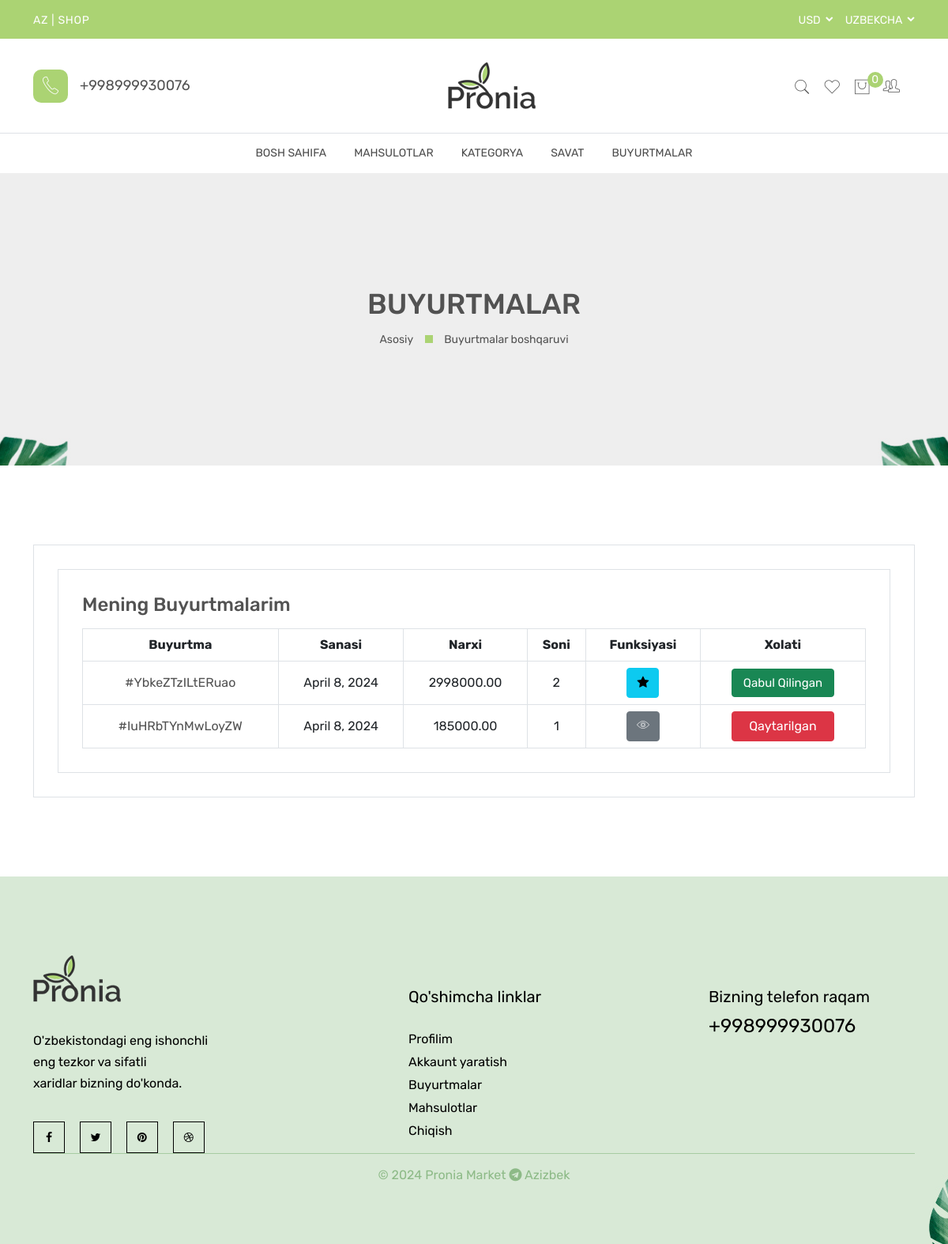
The page /order_list (signed in) on the database its author committed.
### main/models.py (models this page shows, shortened)
class CodeGenerate(models.Model):
    code = models.CharField(max_length=255, blank=True, unique=True)
    class Meta:
        abstract = True

class Cart(CodeGenerate):
    user = models.ForeignKey(User, on_delete=models.SET_NULL, null=True)
    status = models.IntegerField(
        choices=(
            (1, 'No Faol'),
            (2, "Yo'lda"),
            (3, 'Qaytarilgan'),
            (4, 'Qabul qilingan')
        ),
        default=1
    )
    date = models.DateField(null=True, blank=True, auto_now_add=True)
    @property
    def total(self):
        count = 0
        queryset = CartProduct.objects.filter(cart=self)
        for item in queryset:
            count += item.count
        return count
    @property
    def price(self):
        queryset = CartProduct.objects.filter(cart=self)
        total = 0
        for item in queryset:
            if item.product:  # Check if product exists before accessing attributes
                if item.product.discount_price:
                    total += item.count * item.product.discount_price
                else:
                    total += item.count * item.product.price
        return total

class CartProduct(models.Model):
    product = models.ForeignKey(Product, on_delete=models.SET_NULL, null=True)
    cart = models.ForeignKey(Cart, on_delete=models.CASCADE)
    count = models.IntegerField()

class Product(CodeGenerate):
    category = models.ForeignKey(Category, on_delete=models.CASCADE)
    name = models.CharField(max_length=255)
    body = models.TextField()
    price = models.DecimalField(decimal_places=2, max_digits=10)  # +
    discount_price = models.DecimalField(decimal_places=2, max_digits=10,
                                         blank=True, null=True)  # +
    banner_img = models.ImageField(upload_to='banner-img')
    quantity = models.IntegerField()
    delivery = models.BooleanField(default=False)  # +

### main/front/views.py (the view)
# urls.py: path('order_list', views.order_list, name='order_list'),
@login_required(login_url='auth:sign-in')
def order_list(request):
    categorys = models.Category.objects.all()
    queryset = models.Cart.objects.filter(user=request.user, status__in=[2, 3, 4]).order_by('-date')
    context = {
        'queryset': queryset,
        'categorys': categorys,
    }
    return render(request, 'front/order/list.html', context)

### templates/front/order/list.html (shortened to what this page needs)
{% extends 'front/base.html' %}
{% load static %}
{% block content %}
            <main class="main-content">
                <div class="breadcrumb-area breadcrumb-height" data-bg-image="{% static 'front/images/breadcrumb/bg/1-1-1919x388.jpg' %}">
                    <div class="container h-100">
                        <div class="row h-100">
                            <div class="col-lg-12">
                                <div class="breadcrumb-item">
                                    <h2 class="breadcrumb-heading">Buyurtmalar</h2>
                                    <ul>
                                        <li>
                                            <a href="{% url 'front:index' %}">Asosiy</a>
                                        </li>
                                        <li>Buyurtmalar boshqaruvi</li>
                                    </ul>
                                </div>
                            </div>
                        </div>
                    </div>
                </div>
                <div class="account-page-area section-space-y-axis-100">
                    <div class="container">
                        <div class="row">
                            <div class="col-lg-12">
                                <div class="tab-content myaccount-tab-content" id="account-page-tab-content">
                                    <div class="tab-content myaccount-tab-content" id="account-page-tab-content">
                                        <div class="tab-pane fade active show" id="account-orders" role="tabpanel" aria-labelledby="account-orders-tab">
                                            <div class="myaccount-orders">
                                                <h4 class="small-title">Mening Buyurtmalarim</h4>
                                                <div class="table-responsive">
                                                    <table class="table table-bordered table-hover">
                                                        <tbody>
                                                            <tr>
                                                                <th>Buyurtma</th>
                                                                <th>Sanasi</th>
                                                                <th>Narxi</th>
                                                                <th>Soni</th>
                                                                <th>Funksiyasi</th>
                                                                <th>Xolati</th>
                                                            </tr>
                                                            {% for q in queryset %}
                                                                <tr>
                                                                    <td><a class="account-order-id" href="#">#{{q.code}}</a></td>
                                                                    <td>{{q.date}}</td>
                                                                    <td>{{q.price}}</td>
                                                                    <td>{{q.total}}</td>
                                                                    {% if q.status == 2  %}
                                                                    <td><a data-bs-target="#editmodal{{forloop.counter}}" data-bs-toggle="modal" class="btn btn-success" ><span><i class="pe-7s-note"></i></span></a></td>
                                                                    <td><a href="{% url 'front:cart' q.code %}" class="btn btn-warning " style="width: 130px;"  data-tippy="View"><span>Yo'lda</span></a></td>
                                                                    <div class="modal quick-view-modal fade" id="editmodal{{forloop.counter}}" data-bs-backdrop="static" data-bs-keyboard="false" tabindex="-1" aria-labelledby="quickModal" aria-hidden="true">
                                                                        <div class="modal-dialog modal-dialog-centered d-flex justify-content-center">
                                                                            <div class="modal-content" style="width: 430px; height: 280px;">
                                                                                <div class="modal-header">
                                                                                    <h5 class="modal-title" id="quickModal">Buyurtmani tasdiqlash</h5>
                                                                                    <button type="button" class="btn-close" data-bs-dismiss="modal" aria-label="Close" data-tippy="Close" data-tippy-inertia="true" data-tippy-animation="shift-away" data-tippy-delay="50" data-tippy-arrow="true" data-tippy-theme="sharpborder">
                                                                                    </button>
                                                                                </div>
                                                                                <div class="modal-body">
                                                                                    <div class="modal-wrap row">
                                                                                        <h5><span>Buyurtmachi:</span>  {{user.username}}</h5><br>
                                                                                        <h6><span style="color: rgb(0, 42, 255);">{{q.code}}</span> raqamli buyurtma</h6>
                                                                                        <br><br><br>
                                                                                        <div  style="display: flex;justify-content: space-around ;">
                                                                                            <a href="{% url 'front:order_reject' q.code %}" class="btn btn-info btn-lg" id="buyurtma-qaytarish">Qaytarish</a>
                                                                                            <a href="{% url 'front:order_confirm' q.code %}" class="btn btn-success btn-lg" id="buyurtma-berish">Qabul qilish</a>
                                                                                        </div>
                                                                                    </div>
                                                                                </div>
                                                                            </div>
                                                                        </div>
                                                                    </div>
                                                                    {% elif q.status == 3 %}
                                                                    <td><a href="{% url 'front:cart' q.code %}" class="btn btn-secondary" ><span><i class="pe-7s-look"></i></span></a></td>
                                                                    <td><a href="{% url 'front:cart' q.code %}" class="btn btn-danger" style="width: 130px;" data-tippy="View"><span>Qaytarilgan</span></a></td>
                                                                    {% elif q.status == 4 %}
                                                                    <td><a data-bs-target="#reviewmodal{{forloop.counter}}" data-bs-toggle="modal" class="btn btn-info" ><span><i class="fa fa-star"></span></a></td>
                                                                    <td><a href="{% url 'front:cart' q.code %}" class="btn btn-success" style="width: 130px; font-size: 15px;" data-tippy="View"><span>Qabul Qilingan</span></a></td>
                                                                    {% endif %}
                                                                </tr>
                                                            {% endfor %}
                                                        </tbody>
                                                    </table>
                                                </div>
                                            </div>
                                        </div>
                                    </div>
                                </div>
                            </div>
                        </div>
                    </div>
                </div>
            </main>
{% endblock content %}

### rows shown on the page
Cart: code "YbkeZTzILtERuao", date "April 8, 2024", price "2998000.00", total "2"
Cart: code "IuHRbTYnMwLoyZW", date "April 8, 2024", price "185000.00", total "1", status 3 (drawn)

### other values the page prints
{{ cart | length }} "0"
